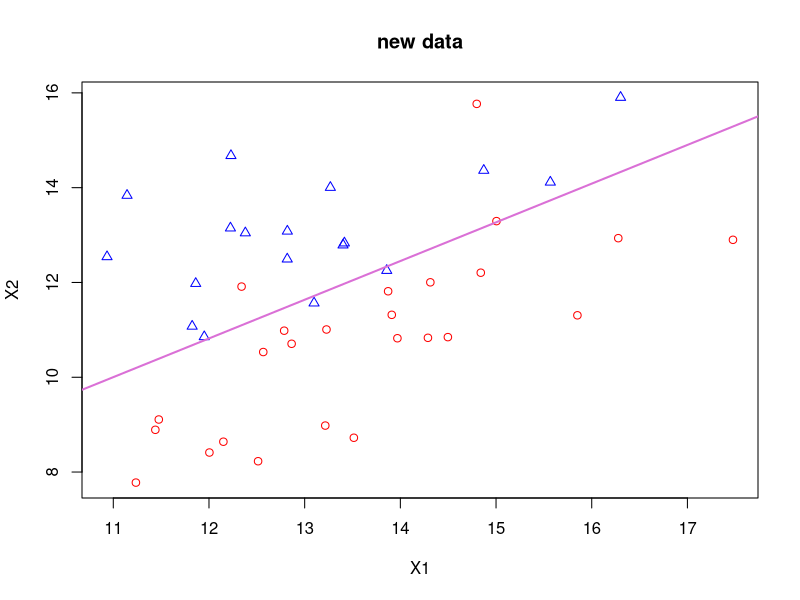

Recreate this plot in R.
### 人工データによる判別（２群の場合）
require(MASS)
set.seed(123)
## 訓練データの準備 (判別関数の推定に用いる)
mu1 <- c(14,11)
mu2 <- c(13,13)
Sigma <- matrix(c(1,0.7,0.7,1),2,2)*2.5
n <- 30
x1 <- mvrnorm(n,mu=mu1,Sigma=Sigma)
x2 <- mvrnorm(n,mu=mu2,Sigma=Sigma)
X <- data.frame(rbind(x1,x2),
                cat=as.factor(rep(c(0,1),each=n)))
## head(X) # データの確認 (cat=0)
## tail(X) # データの確認 (cat=1)
## plot(X[,1:2],pch=as.numeric(X[,3]),
##      col=c("red","blue")[as.numeric(X[,3])])

## 判別関数の作成
(myld <- lda(cat ~ X1 + X2, data=X))

## 新しいデータの準備 (判別関数の性能を評価)
n1 <- 25
n2 <- 18
x1new <- mvrnorm(n1,mu=mu1,Sigma=Sigma)
x2new <- mvrnorm(n2,mu=mu2,Sigma=Sigma)
Xnew <- data.frame(rbind(x1new,x2new),
                   cat=as.factor(c(rep(0,n1),rep(1,n2))))
## 推定した判別関数で予測
mypred<-predict(myld, newdata=Xnew[,1:2]) # Xnewを判別
table(true=Xnew$cat, pred=mypred$class)   # 真のクラスと予測されたクラスの比較
## 予測を真の分類と比較
mypred$class # 予測
Xnew$cat     # 真の値
## 結果の図示
plot(Xnew[,1:2], pch=as.numeric(Xnew[,3]),
     col=c("red","blue")[as.numeric(Xnew[,3])], main="new data")
## 判別境界を求める
myline <- function(z){
    a0<-as.vector(colMeans(z$means) %*% z$scaling)
    a<-c(a0/z$scaling[2],-z$scaling[1]/z$scaling[2])
    return(a)}
abline(myline(myld),col="orchid",lwd=2)
